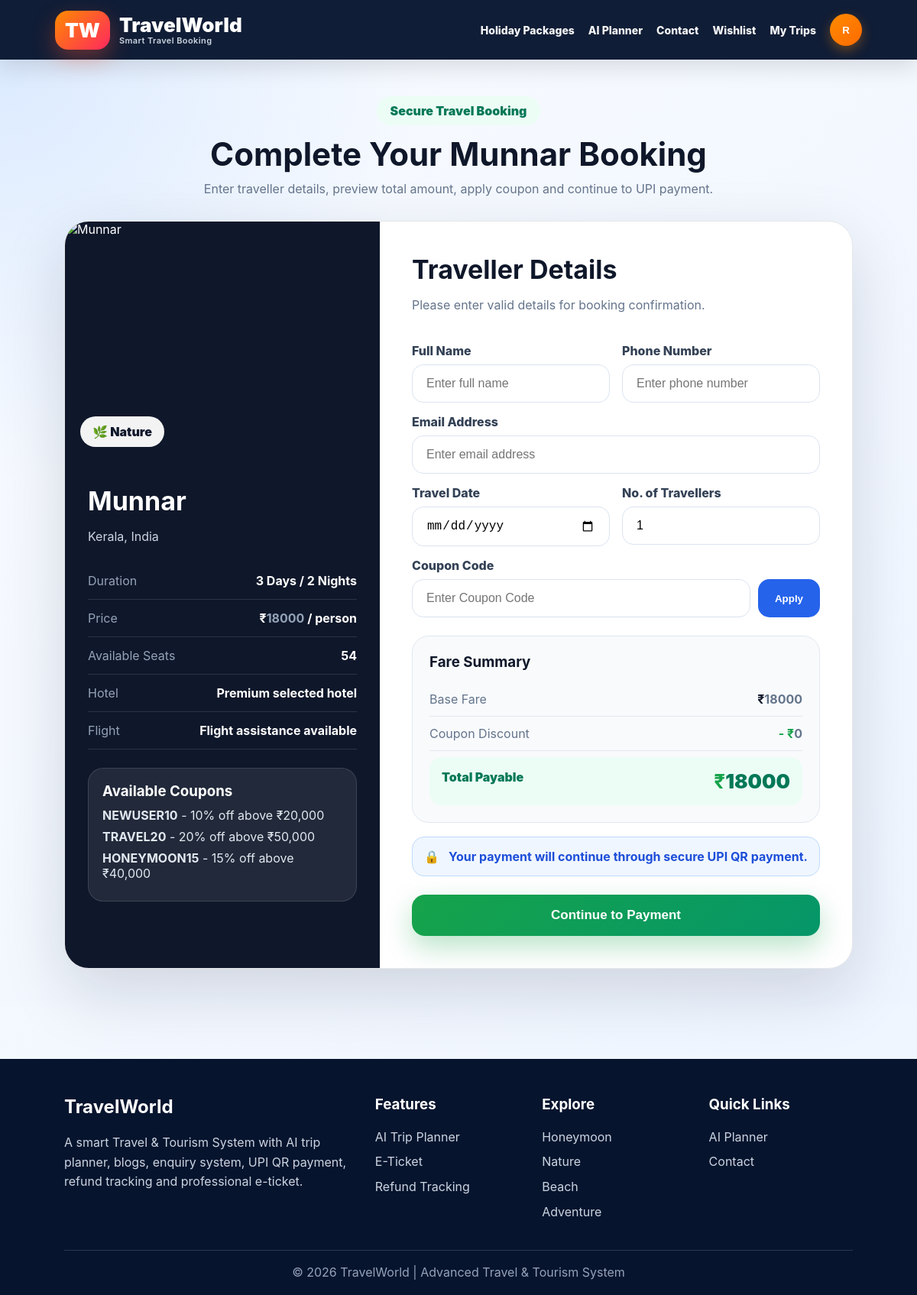
The app's page /booking/2/ (signed in) with its own data.
### travelapp/models.py (models this page shows, shortened)
class Package(models.Model):
    name = models.CharField(max_length=120)
    country = models.CharField(max_length=100)
    city = models.CharField(max_length=100, blank=True)
    category = models.ForeignKey(Category, on_delete=models.SET_NULL, null=True, related_name='packages')
    tags = models.CharField(max_length=255)
    image = models.URLField(max_length=600)
    price = models.PositiveIntegerField(default=20000)
    old_price = models.PositiveIntegerField(null=True, blank=True)
    days = models.PositiveIntegerField(default=5)
    nights = models.PositiveIntegerField(default=4)
    hotel = models.CharField(max_length=200, default='Premium Hotel')
    flight = models.CharField(max_length=200, default='Flight assistance available')
    rating = models.FloatField(default=4.5)
    seats = models.PositiveIntegerField(default=30)
    description = models.TextField()
    itinerary = models.TextField(blank=True)
    map_query = models.CharField(max_length=250, blank=True)
    latitude = models.CharField(max_length=50, blank=True)
    longitude = models.CharField(max_length=50, blank=True)
    is_featured = models.BooleanField(default=False)
    is_active = models.BooleanField(default=True)
    created_at = models.DateTimeField(auto_now_add=True)
    @property
    def available_seats(self):
        booked = self.bookings.exclude(
            status__in=['Cancelled', 'Refund Processing', 'Refund Completed']
        ).aggregate(total=models.Sum('members'))['total'] or 0
        return max(self.seats - booked, 0)

class Category(models.Model):
    name = models.CharField(max_length=80, unique=True)
    slug = models.SlugField(unique=True)
    icon = models.CharField(max_length=20, default='🌍')
    description = models.CharField(max_length=250, blank=True)

### travelapp/views.py (the view, shortened to what this page needs)
# urls.py: path('booking/<int:package_id>/', views.booking, name='booking'),
@login_required
def booking(request, package_id):
    package = get_object_or_404(Package, id=package_id, is_active=True)
    return render(request, 'travelapp/booking.html', {'package': package})

### travelapp/templates/travelapp/booking.html (shortened to what this page needs)
{% extends 'travelapp/base.html' %}
{% block content %}
<section class="booking-page">
    <div class="booking-header">
        <span>Secure Travel Booking</span>
        <h1>Complete Your {{ package.name }} Booking</h1>
        <p>Enter traveller details, preview total amount, apply coupon and continue to UPI payment.</p>
    </div>
    <div class="booking-card">
        <div class="booking-left">
            <div class="package-img-box">
                <img
                    src="{{ package.image }}"
                    alt="{{ package.name }}"
                    onerror="this.onerror=null;this.src='https://images.unsplash.com/photo-1488646953014-85cb44e25828?w=1200';"
                >
                <div class="img-badge">{{ package.category.icon }} {{ package.category.name }}</div>
            </div>
            <div class="package-summary">
                <h2>{{ package.name }}</h2>
                <p>{{ package.city }}, {{ package.country }}</p>
                <div class="summary-row">
                    <span>Duration</span>
                    <b>{{ package.days }} Days / {{ package.nights }} Nights</b>
                </div>
                <div class="summary-row">
                    <span>Price</span>
                    <b>₹<span id="pricePerPerson">{{ package.price }}</span> / person</b>
                </div>
                <div class="summary-row">
                    <span>Available Seats</span>
                    <b>{{ package.available_seats }}</b>
                </div>
                <div class="summary-row">
                    <span>Hotel</span>
                    <b>{{ package.hotel }}</b>
                </div>
                <div class="summary-row">
                    <span>Flight</span>
                    <b>{{ package.flight }}</b>
                </div>
                <div class="coupon-help">
                    <h3>Available Coupons</h3>
                    <p><b>NEWUSER10</b> - 10% off above ₹20,000</p>
                    <p><b>TRAVEL20</b> - 20% off above ₹50,000</p>
                    <p><b>HONEYMOON15</b> - 15% off above ₹40,000</p>
                </div>
            </div>
        </div>
        <div class="booking-right">
            <h2>Traveller Details</h2>
            <p class="subtitle">Please enter valid details for booking confirmation.</p>
            <form method="post" class="booking-form" id="bookingForm">
                <div class="form-grid">
                    <div>
                        <label>Full Name</label>
                        <input type="text" name="full_name" placeholder="Enter full name" required>
                    </div>
                    <div>
                        <label>Phone Number</label>
                        <input type="text" name="phone" placeholder="Enter phone number" required>
                    </div>
                </div>
                <label>Email Address</label>
                <input type="email" name="email" placeholder="Enter email address" required>
                <div class="form-grid">
                    <div>
                        <label>Travel Date</label>
                        <input type="date" name="travel_date" required>
                    </div>
                    <div>
                        <label>No. of Travellers</label>
                        <input type="number" id="members" name="members" min="1" max="{{ package.available_seats }}" value="1" required>
                    </div>
                </div>
                <label>Coupon Code</label>
                <div class="coupon-box">
                    <input type="text" id="couponInput" name="coupon_code" placeholder="Enter Coupon Code">
                    <button type="button" onclick="applyCoupon()">Apply</button>
                </div>
                <div class="fare-box">
                    <h3>Fare Summary</h3>
                    <div class="fare-row">
                        <span>Base Fare</span>
                        <b>₹<span id="baseFare">{{ package.price }}</span></b>
                    </div>
                    <div class="fare-row">
                        <span>Coupon Discount</span>
                        <b class="discount-text">- ₹<span id="discountAmount">0</span></b>
                    </div>
                    <div class="fare-row total">
                        <span>Total Payable</span>
                        <b>₹<span id="totalAmount">{{ package.price }}</span></b>
                    </div>
                </div>
                <div class="secure-box">
                    <span>🔒</span>
                    <p>Your payment will continue through secure UPI QR payment.</p>
                </div>
                <button class="booking-btn" type="submit">
                    Continue to Payment
                </button>
            </form>
        </div>
    </div>
</section>
{% endblock %}

### travelapp/templates/travelapp/base.html (shortened to what this page needs)
{% load static %}
<!DOCTYPE html>
<html lang="en">
<head>
    <link rel="stylesheet" href="{% static 'travelapp/css/style.css' %}">
</head>
<body>
<header class="topbar">
    <a class="brand" href="{% url 'home' %}">
        <span>TW</span>
        <div>
            TravelWorld
            <small>Smart Travel Booking</small>
        </div>
    </a>
    <nav class="nav">
        {% if user.is_authenticated and user.is_staff %}
            <a href="{% url 'dashboard' %}">Dashboard</a>
        {% else %}
            <a href="{% url 'home' %}">Holiday Packages</a>
            <a href="{% url 'trip_planner' %}">AI Planner</a>
            <a href="{% url 'contact' %}">Contact</a>
            {% if user.is_authenticated %}
                <a href="{% url 'wishlist' %}">Wishlist</a>
                <a href="{% url 'my_bookings' %}">My Trips</a>
            {% endif %}
        {% endif %}
        {% if user.is_authenticated %}
            <div class="user-menu" id="userMenu">
                <button class="user-btn" type="button" onclick="toggleUserMenu(event)">
                    {{ user.username|first|upper }}
                </button>
            </div>
        {% else %}
            <a class="pill" href="{% url 'login' %}">Login/Register</a>
        {% endif %}
    </nav>
</header>
{% block content %}
{% endblock %}
<footer class="footer">
    <div class="footer-grid">
        <div>
            <h2>TravelWorld</h2>
            <p>
                A smart Travel & Tourism System with AI trip planner,
                blogs, enquiry system, UPI QR payment,
                refund tracking and professional e-ticket.
            </p>
        </div>
        <div>
            <h3>Features</h3>
            <p>AI Trip Planner</p>
            <p>E-Ticket</p>
            <p>Refund Tracking</p>
        </div>
        <div>
            <h3>Explore</h3>
            <p>Honeymoon</p>
            <p>Nature</p>
            <p>Beach</p>
            <p>Adventure</p>
        </div>
        <div>
            <h3>Quick Links</h3>
            <p><a href="{% url 'trip_planner' %}">AI Planner</a></p>
            <p><a href="{% url 'contact' %}">Contact</a></p>
        </div>
    </div>
    <div class="footer-bottom">
        © 2026 TravelWorld | Advanced Travel & Tourism System
    </div>
</footer>
</body>
</html>

### travelapp/static/travelapp/css/style.css (style rules this page uses)
:root { --primary:#2563eb; --primary2:#06b6d4; --navy:#07142e; --ink:#111827; --muted:#64748b; --bg:#f3f7fb; --card:#ffffff; --orange:#f97316; --green:#16a34a; --red:#ef4444; --line:#e5e7eb; --shadow:0 24px 70px rgba(15,23,42,.14); --soft:0 12px 35px rgba(15,23,42,.08); --radius:24px; }
* { box-sizing:border-box }
html { scroll-behavior:smooth }
body { margin:0; font-family:Inter,Segoe UI,Roboto,Arial,sans-serif; background:linear-gradient(135deg,#f8fbff,#eef5ff); color:var(--ink); }
a { text-decoration:none;color:inherit }
img { max-width:100% }
.topbar { min-height:78px; background:rgba(7,20,46,.96); color:white; display:flex; align-items:center; justify-content:space-between; padding:0 6%; position:sticky; top:0; z-index:99; box-shadow:0 10px 30px rgba(0,0,0,.12); }
.brand { display:flex; align-items:center; gap:12px; font-weight:950; font-size:26px; }
.brand span { background:linear-gradient(135deg,#ff8a00,#ff285f); padding:10px 13px; border-radius:17px; box-shadow:0 12px 28px rgba(255,82,49,.35); }
.nav { display:flex; gap:18px; align-items:center; flex-wrap:wrap; }
.nav a { font-weight:850; font-size:14px; opacity:.96; }
.footer { margin-top:60px; background:#07142e; color:white; padding:42px 7%; text-align:center; }
.user-menu { position:relative; z-index:99999; }
.user-btn { width:46px; height:46px; border-radius:50%; border:2px solid rgba(255,255,255,.28); background:linear-gradient(135deg,#ff8a00,#ff285f); color:white; font-weight:950; cursor:pointer; box-shadow:0 12px 28px rgba(255,40,95,.35); transition:.25s; }

### travelapp/templates/travelapp/base.html (style rules this page uses)
.brand { display:flex; align-items:center; gap:12px; }
.brand div { display:flex; flex-direction:column; line-height:1.1; }
.brand small { font-size:11px; font-weight:600; color:#cbd5e1; letter-spacing:.4px; }
.nav { position:relative; z-index:9999; }
.user-menu { position:relative; }
.user-btn { width:42px; height:42px; border-radius:50%; border:none; background:linear-gradient(135deg,#ff8a00,#ff6b00); color:white; font-weight:900; cursor:pointer; box-shadow:0 6px 15px rgba(255,138,0,.35); }
.footer { margin-top:70px; background:#07142e; color:white; padding:48px 7% 20px; }
.footer-grid { display:grid; grid-template-columns:2fr 1fr 1fr 1fr; gap:30px; text-align:left; }
.footer h2, .footer h3 { margin-top:0; }
.footer p, .footer a { color:#cbd5e1; line-height:1.6; margin:7px 0; }
.footer-bottom { margin-top:30px; padding-top:18px; border-top:1px solid rgba(255,255,255,.15); text-align:center; color:#94a3b8; }

### records on screen
Package: name "Munnar", category.icon "🌿", category.name "Nature", city "Kerala", country "India", days "3", nights "2", price "18000", available_seats "54", hotel "Premium selected hotel", flight "Flight assistance available"

### other values on screen
{{ user.username|first|upper }} "R"
